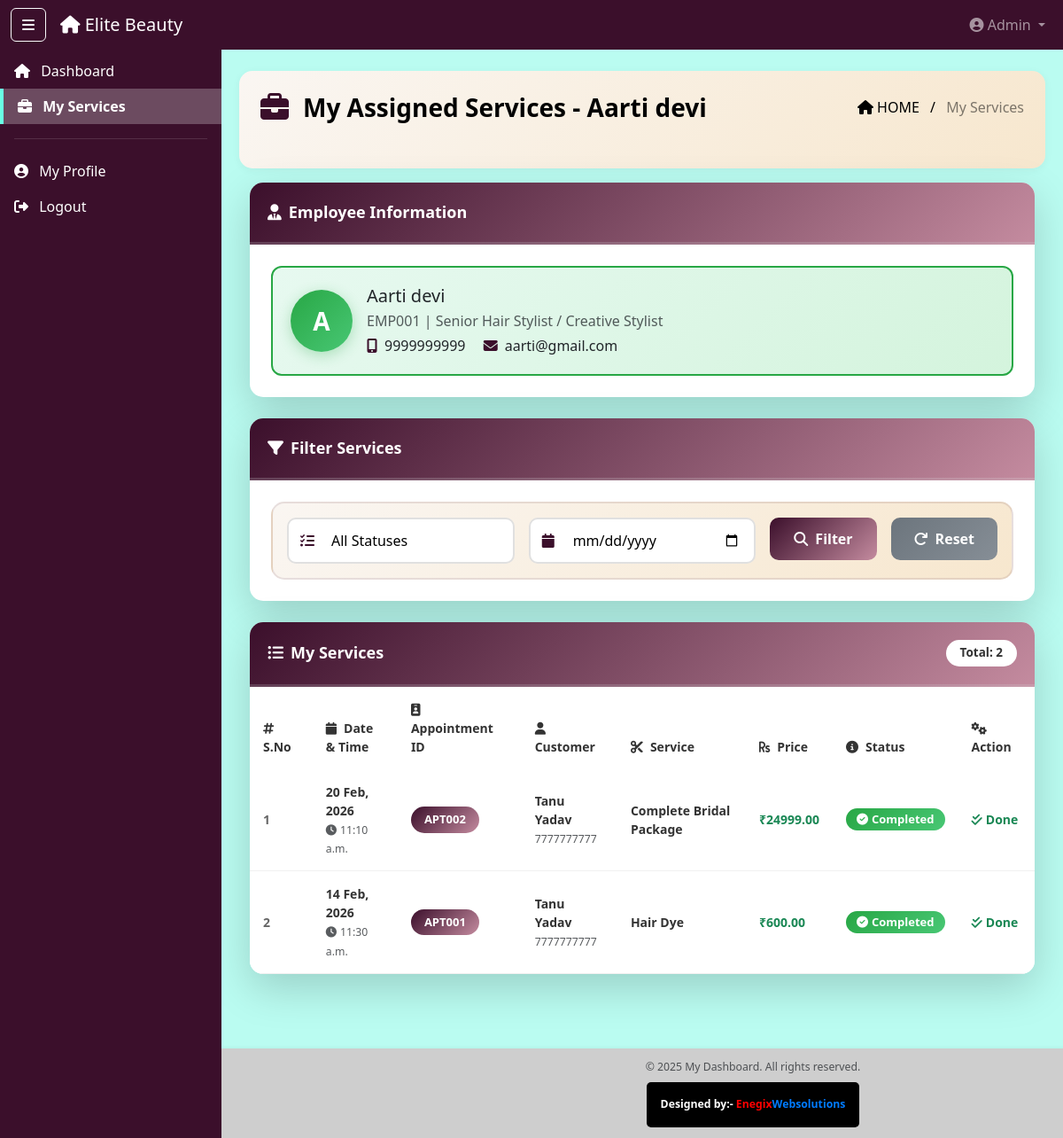
Screenshot of /admin-panel/employee/my-services/ (signed in) with the database file from the repository.
### dashboard_app/models.py (models this page shows, shortened)
class Employee(models.Model):
    GENDER_CHOICES = (
        ('male', 'Male'),
        ('female', 'Female'),
        ('other', 'Other'),
    )
    ROLE_CHOICES = (
        ('hair_stylist', 'Hair Stylist'),
        ('senior_stylist', 'Senior Hair Stylist / Creative Stylist'),
        ('hair_colorist', 'Hair Colorist'),
        ('beauty_therapist', 'Beauty Therapist'),
        ('makeup_artist', 'Makeup Artist'),
        ('salon_manager', 'Salon Manager'),
        ('receptionist', 'Front Desk Executive / Receptionist'),
        ('assistant', 'Assistant / Helper'),
    )
    employee_id = models.CharField(max_length=10, unique=True, editable=False)
    full_name = models.CharField(max_length=100)
    email = models.EmailField(unique=True)
    mobile = models.CharField(max_length=10, default="9191919191")
    dob = models.DateField()
    gender = models.CharField(max_length=10, choices=GENDER_CHOICES)
    profile_pic = models.ImageField(upload_to='employee_profiles/', blank=True, null=True)
    username = models.CharField(max_length=50, unique=True)
    password = models.CharField(max_length=255)
    address_line = models.TextField()
    city = models.CharField(max_length=50)
    state = models.CharField(max_length=50)
    pincode = models.CharField(max_length=10)
    emergency_contact_name = models.CharField(max_length=100)
    emergency_contact_number = models.CharField(max_length=15)
    emergency_contact_relation = models.CharField(max_length=50)
    role = models.CharField(max_length=30, choices=ROLE_CHOICES)
    designation = models.CharField(max_length=100)
    base_salary = models.DecimalField(max_digits=10, decimal_places=2, default=0)
    account_number = models.CharField(max_length=20, blank=True, null=True)
    ifsc_code = models.CharField(max_length=11, blank=True, null=True)
    account_holder_name = models.CharField(max_length=100, blank=True, null=True)
    bank_name = models.CharField(max_length=100, blank=True, null=True)
    bank_address = models.TextField(blank=True, null=True)
    is_active = models.BooleanField(default=True)
    is_blocked = models.BooleanField(default=False)
    blocked_by = models.ForeignKey(
        'AdminUser', null=True, blank=True,
        on_delete=models.SET_NULL, related_name="blocked_employees"
    )
    blocked_at = models.DateTimeField(null=True, blank=True)
    created_at = models.DateTimeField(auto_now_add=True)
    updated_at = models.DateTimeField(auto_now=True)

class AppointmentService(models.Model):
    STATUS_CHOICES = (
        ('pending', 'Pending'),
        ('in_progress', 'In Progress'),
        ('completed', 'Completed'),
    )
    STAGE_CHOICES = (
        ('initial', 'Initial Booking'),
        ('additional', 'Additional Service'),
    )
    appointment = models.ForeignKey(
        Appointment, on_delete=models.CASCADE, related_name='appointment_services'
    )
    service = models.ForeignKey(Service, on_delete=models.CASCADE, related_name='service_appointments')
    employee = models.ForeignKey(Employee, on_delete=models.CASCADE, related_name='assigned_services')
    service_price = models.DecimalField(max_digits=10, decimal_places=2)
    service_status = models.CharField(max_length=15, choices=STATUS_CHOICES, default='pending')
    added_at_stage = models.CharField(max_length=15, choices=STAGE_CHOICES, default='initial')
    is_additional = models.BooleanField(default=False)
    added_at = models.DateTimeField(auto_now_add=True)
    updated_at = models.DateTimeField(auto_now=True)
    service_notes = models.TextField(
        blank=True, null=True,
        help_text="Employee ke observations - kya kiya, kya discuss hua customer se"
    )
    completed_at = models.DateTimeField(null=True, blank=True)
    class Meta:
        ordering = ['added_at']

class Appointment(models.Model):
    BOOKING_TYPE_CHOICES = (
        ('online', 'Online Booking'),
        ('offline', 'Offline (Walk-in)'),
    )
    STATUS_CHOICES = (
        ('pending', 'Pending'),
        ('confirmed', 'Confirmed'),
        ('in_progress', 'In Progress'),
        ('completed', 'Completed'),
        ('cancelled', 'Cancelled'),
    )
    appointment_id = models.CharField(max_length=10, unique=True, editable=False)
    customer = models.ForeignKey(Customer, on_delete=models.CASCADE, related_name='appointments')
    booking_type = models.CharField(max_length=10, choices=BOOKING_TYPE_CHOICES)
    appointment_date = models.DateField()
    appointment_time = models.TimeField()
    status = models.CharField(max_length=15, choices=STATUS_CHOICES, default='pending')
    total_amount = models.DecimalField(max_digits=10, decimal_places=2, default=0)
    advance_paid = models.DecimalField(max_digits=10, decimal_places=2, default=0)
    created_by = models.ForeignKey(
        Employee, on_delete=models.SET_NULL,
        null=True, blank=True, related_name='appointments_created'
    )
    special_notes = models.TextField(blank=True, null=True)
    created_at = models.DateTimeField(auto_now_add=True)
    updated_at = models.DateTimeField(auto_now=True)
    class Meta:
        ordering = ['-appointment_date', '-appointment_time']

class Customer(models.Model):
    GENDER_CHOICES = (
        ('male', 'Male'),
        ('female', 'Female'),
        ('other', 'Other'),
    )
    CUSTOMER_TYPE_CHOICES = (
        ('online', 'Online'),
        ('offline', 'Offline (Walk-in)'),
        ('both', 'Both'),
    )
    customer_id = models.CharField(max_length=10, unique=True, editable=False)
    full_name = models.CharField(max_length=100)
    mobile = models.CharField(max_length=10, unique=True)
    email = models.EmailField(blank=True, null=True)
    gender = models.CharField(max_length=10, choices=GENDER_CHOICES, blank=True, null=True)
    dob = models.DateField(blank=True, null=True)
    address_line = models.TextField(blank=True, null=True)
    city = models.CharField(max_length=50, blank=True, null=True)
    state = models.CharField(max_length=50, blank=True, null=True)
    pincode = models.CharField(max_length=10, blank=True, null=True)
    customer_type = models.CharField(max_length=10, choices=CUSTOMER_TYPE_CHOICES, default='offline')
    profile_pic = models.ImageField(upload_to='customer_profiles/', blank=True, null=True)
    password = models.CharField(max_length=255, blank=True, null=True)
    created_by = models.ForeignKey(
        Employee, on_delete=models.SET_NULL,
        null=True, blank=True, related_name='customers_created'
    )
    is_active = models.BooleanField(default=True)
    registered_on = models.DateTimeField(auto_now_add=True)
    updated_at = models.DateTimeField(auto_now=True)
    class Meta:
        ordering = ['-registered_on']

class Service(models.Model):
    CATEGORY_CHOICES = (
        ('hair_service', 'Hair Services'),
        ('beauty_service', 'Beauty & Skin Care Services'),
        ('makeup_service', 'Makeup Services'),
        ('spa_service', 'Spa & Massage Services'),
        ('nail_service', 'Nail Care Services'),
        ('bridal_service', 'Bridal Packages'),
        ('other', 'Other Services'),
    )
    service_id = models.CharField(max_length=10, unique=True, editable=False)
    service_name = models.CharField(max_length=200)
    category = models.CharField(max_length=20, choices=CATEGORY_CHOICES)
    description = models.TextField()
    duration_minutes = models.IntegerField()
    base_price = models.DecimalField(max_digits=10, decimal_places=2)
    service_image = models.ImageField(upload_to='service_images/', blank=True, null=True)
    display_on_website = models.BooleanField(default=True)
    is_active = models.BooleanField(default=True)
    created_at = models.DateTimeField(auto_now_add=True)
    updated_at = models.DateTimeField(auto_now=True)
    class Meta:
        ordering = ['category', 'service_name']

### dashboard_app/views.py (the view)
    def wrapper(request, *args, **kwargs):
        user_id   = request.session.get('user_id')
        user_type = request.session.get('user_type')
        if user_type == 'employee' and user_id:
            try:
                emp = Employee.objects.get(id=user_id)
                if emp.is_blocked:
                    messages.error(request, 'Your account has been blocked. Contact admin.')
                    return redirect('login')
            except Employee.DoesNotExist:
                pass
        return view_func(request, *args, **kwargs)

### dashboard_app/templates/employee/my_services.html (shortened to what this page needs)
{% extends "base2.html" %}
{% load static %}
{% block content %}
<div class="ribbon-header d-flex justify-content-between align-items-center px-4 pb-5 mb-3" style="color: black">
  <div class="d-flex align-items-center">
    <i class="fas fa-briefcase me-3 fs-2" style="color: #3b0f2b;"></i>
    <div class="fw-bold fs-3">My Assigned Services - {{ employee.full_name }}</div>
  </div>
  <div class="breadcrumb-text text-end">
    <span class="text-black"><i class="fas fa-home me-1"></i>HOME</span>
    <span class="mx-2 text-black">/</span>
    <span class="text-black-50">My Services</span>
  </div>
</div>
<div class="container-fluid mt-2">
  <div class="card shadow-lg mb-4 modern-card">
    <div class="card-header table-title-bar fw-bold text-white">
      <i class="fas fa-user-tie me-2"></i>Employee Information
    </div>
    <div class="card-body p-4">
      <div class="employee-info-box">
        <div class="d-flex align-items-center">
          {% if employee.profile_pic %}
            <img src="{{ employee.profile_pic.url }}" class="employee-avatar me-3" alt="{{ employee.full_name }}">
          {% else %}
            <div class="employee-avatar-placeholder me-3">
              {{ employee.full_name|first|upper }}
            </div>
          {% endif %}
          <div class="flex-grow-1">
            <h5 class="mb-1">{{ employee.full_name }}</h5>
            <p class="text-muted mb-1">{{ employee.employee_id }} | {{ employee.get_role_display }}</p>
            <p class="mb-0">
              <i class="fas fa-mobile-alt me-2 text-primary"></i>{{ employee.mobile }}
              {% if employee.email %}
                <span class="ms-3"><i class="fas fa-envelope me-2 text-primary"></i>{{ employee.email }}</span>
              {% endif %}
            </p>
          </div>
        </div>
      </div>
    </div>
  </div>
  <div class="card shadow-lg mb-4 modern-card">
    <div class="card-header table-title-bar fw-bold text-white">
      <i class="fas fa-filter me-2"></i>Filter Services
    </div>
    <div class="card-body p-4">
      <form method="GET" action="{% url 'my_services' %}">
        <div class="filter-section p-3">
          <div class="row g-3">
            <div class="col-md-4">
              <div class="filter-box">
                <i class="fas fa-tasks filter-icon"></i>
                <select name="status" class="form-control modern-input ps-5">
                  <option value="">All Statuses</option>
                </select>
              </div>
            </div>
            <div class="col-md-4">
              <div class="filter-box">
                <i class="fas fa-calendar filter-icon"></i>
                <input type="date" name="date" class="form-control modern-input ps-5" value="{{ selected_date|default:'' }}">
              </div>
            </div>
            <div class="col-md-2">
              <button type="submit" class="btn btn-primary w-100 btn-filter">
                <i class="fas fa-search me-2"></i>Filter
              </button>
            </div>
            <div class="col-md-2">
              <a href="{% url 'my_services' %}" class="btn btn-secondary w-100 btn-filter">
                <i class="fas fa-redo me-2"></i>Reset
              </a>
            </div>
          </div>
        </div>
      </form>
    </div>
  </div>
  <div class="card shadow-lg mb-4 modern-card">
    <div class="card-header table-title-bar d-flex justify-content-between align-items-center">
      <span class="fw-bold text-white"><i class="fas fa-list-ul me-2"></i>My Services</span>
      <span class="badge badge-light">Total: {{ my_services.paginator.count }}</span>
    </div>
    {% if my_services %}
    <div class="card-body p-0">
      <div class="table-responsive">
        <table class="table table-hover modern-table mb-0">
          <thead>
            <tr>
              <th><i class="fas fa-hashtag me-2"></i>S.No</th>
              <th><i class="fas fa-calendar me-2"></i>Date & Time</th>
              <th><i class="fas fa-id-badge me-2"></i>Appointment ID</th>
              <th><i class="fas fa-user me-2"></i>Customer</th>
              <th><i class="fas fa-scissors me-2"></i>Service</th>
              <th><i class="fas fa-rupee-sign me-2"></i>Price</th>
              <th><i class="fas fa-info-circle me-2"></i>Status</th>
              <th><i class="fas fa-cogs me-2"></i>Action</th>
            </tr>
          </thead>
          <tbody>
            {% for service in my_services %}
            <tr class="table-row-hover">
              <td><span class="serial-number">{{ my_services.start_index|add:forloop.counter0 }}</span></td>
              <td>
                <strong class="d-block">{{ service.appointment.appointment_date|date:"d M, Y" }}</strong>
                <small class="text-muted">
                  <i class="fas fa-clock me-1"></i>{{ service.appointment.appointment_time }}
                </small>
              </td>
              <td><span class="appointment-id-badge">{{ service.appointment.appointment_id }}</span></td>
              <td>
                <div>
                  <strong>{{ service.appointment.customer.full_name }}</strong>
                  <br>
                  <small class="text-muted">{{ service.appointment.customer.mobile }}</small>
                </div>
              </td>
              <td><strong>{{ service.service.service_name }}</strong></td>
              <td><strong class="text-success">₹{{ service.service_price|floatformat:2 }}</strong></td>
              <td>
                {% if service.service_status == 'completed' %}
                  <span class="badge modern-badge badge-success">
                    <i class="fas fa-check-circle me-1"></i>Completed
                  </span>
                {% elif service.service_status == 'in_progress' %}
                  <span class="badge modern-badge badge-info">
                    <i class="fas fa-spinner me-1"></i>In Progress
                  </span>
                {% else %}
                  <span class="badge modern-badge badge-warning">
                    <i class="fas fa-clock me-1"></i>Pending
                  </span>
                {% endif %}
              </td>
              <td>
                <div class="action-buttons">
                  {% if service.service_status == 'pending' %}
                    <a href="{% url 'update_service_status' service.id %}?status=in_progress"
                       class="btn btn-action btn-primary"
                       title="Start Service">
                      <i class="fas fa-play"></i> Start
                    </a>
                  {% else %}
                    <span class="text-success fw-bold">
                      <i class="fas fa-check-double me-1"></i>Done
                    </span>
                  {% endif %}
                </div>
              </td>
            </tr>
            {% endfor %}
          </tbody>
        </table>
      </div>
    </div>
    {% endif %}
  </div>
</div>
{% endblock %}

### rows the page displays
Employee: full_name "Aarti devi", full_name|first "A", employee_id "EMP001", role "Senior Hair Stylist / Creative Stylist", mobile "9999999999", email "aarti@gmail.com"
AppointmentService: start_index|add "1", appointment.appointment_date "20 Feb, 2026", appointment.appointment_time "11:10 a.m.", appointment.appointment_id "APT002", appointment.customer.full_name "Tanu Yadav", appointment.customer.mobile "7777777777", service.service_name "Complete Bridal Package", service_price "24999.00", service_status "completed" (drawn)
AppointmentService: start_index|add "2", appointment.appointment_date "14 Feb, 2026", appointment.appointment_time "11:30 a.m.", appointment.appointment_id "APT001", appointment.customer.full_name "Tanu Yadav", appointment.customer.mobile "7777777777", service.service_name "Hair Dye", service_price "600.00", service_status "completed" (drawn)

### other values shown
{{ my_services.paginator.count }} "2"
